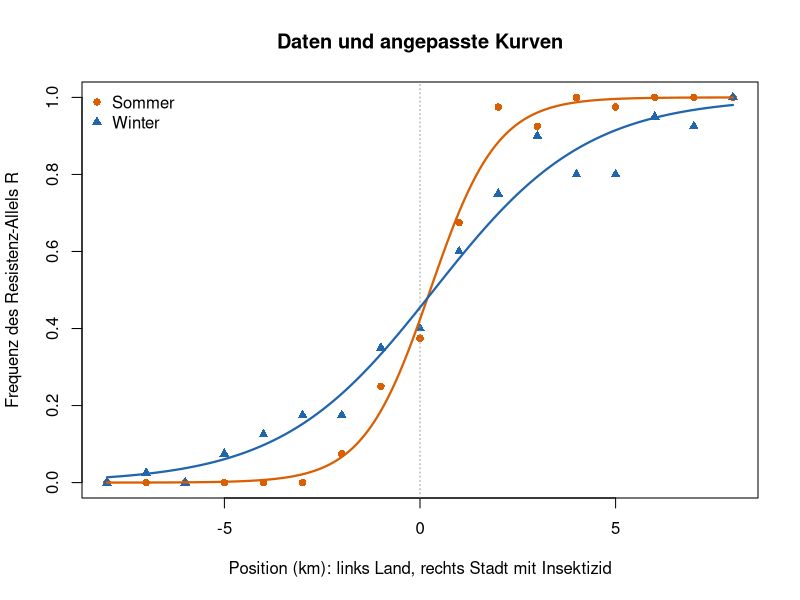
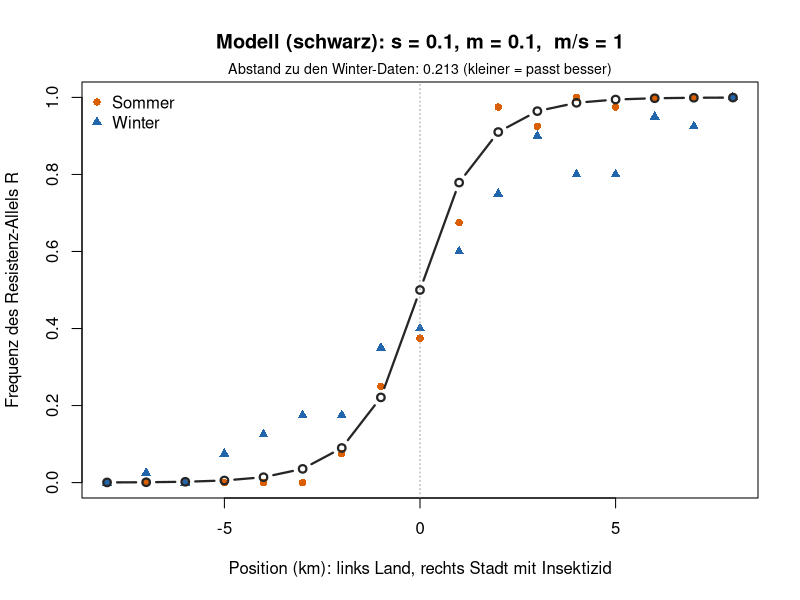
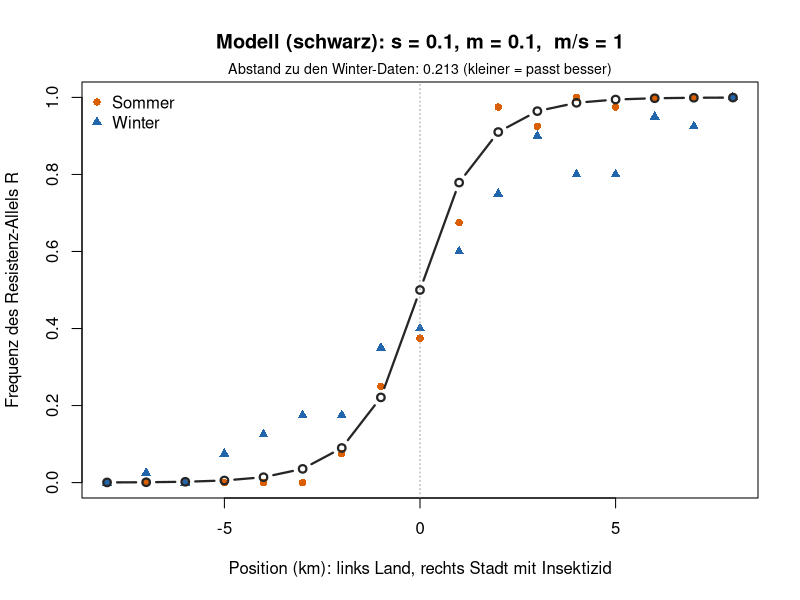
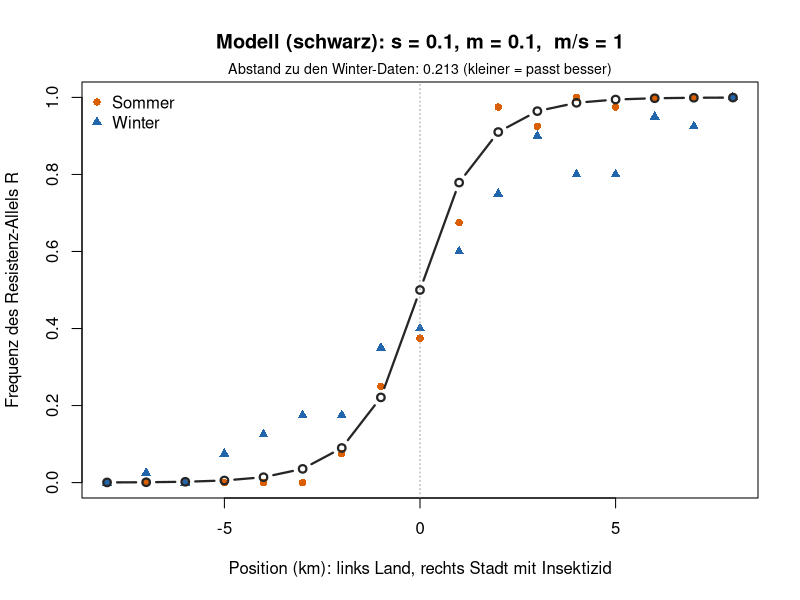

Here is the R script that generated these plots, in order:
## ---- chunk 1
knitr::opts_chunk$set(echo = TRUE, warning = FALSE, message = FALSE,
                      fig.height = 4.6, fig.width = 7.5)
## ---- chunk 2
# Position in km: links (x < 0) Land ohne Insektizid, rechts (x > 0) Stadt mit Insektizid
x <- seq(-8, 8, by = 1)
n <- 40   # typisierte Allele pro Stelle

# Anzahl Resistenz-Allele R pro Stelle (Daten: TAs)
k_sommer <- c(0, 0, 0, 0, 0, 0, 3, 10, 15, 27, 39, 37, 40, 39, 40, 40, 40)
k_winter <- c(0, 1, 0, 3, 5, 7, 7, 14, 16, 24, 30, 36, 32, 32, 38, 37, 40)

sommer <- data.frame(x = x, p = k_sommer / n)
winter <- data.frame(x = x, p = k_winter / n)
## ---- chunk 3
# Hilfsfunktionen (nicht verändern)
farben <- c(Sommer = "#d95f02", Winter = "#2166ac")

# Logistische Kurve: c = Zentrum (p = 0.5), b = Steilheit, Breite = 4 / b
logistisch <- function(x, c, b) 1 / (1 + exp(-b * (x - c)))

passe_an <- function(d) {
  nls(p ~ logistisch(x, c, b), data = d, start = list(c = 0, b = 1))
}

zeige_clines <- function(main = "Resistenz entlang des Transekts") {
  plot(sommer$x, sommer$p, pch = 16, col = farben["Sommer"], ylim = c(0, 1),
       xlab = "Position (km): links Land, rechts Stadt mit Insektizid",
       ylab = "Frequenz des Resistenz-Allels R", main = main)
  points(winter$x, winter$p, pch = 17, col = farben["Winter"])
  abline(v = 0, lty = 3, col = "grey60")
  legend("topleft", c("Sommer", "Winter"), pch = c(16, 17),
         col = farben, bty = "n")
}

vergleiche_clines <- function() {
  fit_s <- passe_an(sommer)
  fit_w <- passe_an(winter)
  zeige_clines(main = "Daten und angepasste Kurven")
  x_fein <- seq(-8, 8, length.out = 200)
  lines(x_fein, predict(fit_s, data.frame(x = x_fein)),
        col = farben["Sommer"], lwd = 2.2)
  lines(x_fein, predict(fit_w, data.frame(x = x_fein)),
        col = farben["Winter"], lwd = 2.2)
  tab <- rbind(Sommer = coef(fit_s), Winter = coef(fit_w))
  data.frame(zentrum_km = round(tab[, "c"], 1),
             breite_km  = round(4 / tab[, "b"], 1))
}

# Modell wie Woche 7, aber 17 Stellen in einer Reihe:
# 1. Selektion lokal: in der Stadt ist R besser, auf dem Land r
# 2. Migration: Anteil m/2 fliegt zu jeder Nachbarstelle
selektionsschritt <- function(p, w) {
  q <- 1 - p
  w_quer <- p^2 * w[1] + 2 * p * q * w[2] + q^2 * w[3]
  (p^2 * w[1] + p * q * w[2]) / w_quer
}

simuliere_cline <- function(s, m, generationen = 3000) {
  p <- rep(0.5, length(x))
  for (t in seq_len(generationen)) {
    for (i in seq_along(x)) {
      w <- if (x[i] > 0) c(1 + s, 1 + s / 2, 1) else c(1, 1 + s / 2, 1 + s)
      if (x[i] == 0) w <- c(1, 1, 1)
      p[i] <- selektionsschritt(p[i], w)
    }
    links  <- c(p[1], p[-length(p)])
    rechts <- c(p[-1], p[length(p)])
    p <- (1 - m) * p + m / 2 * links + m / 2 * rechts
  }
  p
}

# Abstand zwischen Modell und Winter-Daten (kleiner = passt besser)
abstand_winter <- function(p_modell) round(sum((p_modell - winter$p)^2), 3)

zeige_modell <- function(s, m) {
  p_modell <- simuliere_cline(s, m)
  zeige_clines(main = paste0("Modell (schwarz): s = ", s, ", m = ", m,
                             ",  m/s = ", round(m / s, 1)))
  lines(x, p_modell, col = "grey15", lwd = 2.2, type = "b", pch = 1)
  mtext(paste("Abstand zu den Winter-Daten:", abstand_winter(p_modell),
              "(kleiner = passt besser)"), side = 3, line = 0.2, cex = 0.85)
}
## ---- chunk 4
#| fig-height: 4.6
#| fig-width: 7.5
vergleiche_clines()
## ---- chunk 5
#| fig-height: 4.6
#| fig-width: 7.5
zeige_modell(s = 0.1, m = 0.1)   # Sommer
## ---- chunk 6
#| fig-height: 4.6
#| fig-width: 7.5
zeige_modell(s = 0.1, m = 0.1)   # hier s ändern
## ---- chunk 7
#| fig-height: 4.6
#| fig-width: 7.5
zeige_modell(s = 0.1, m = 0.1)   # hier m ändern
